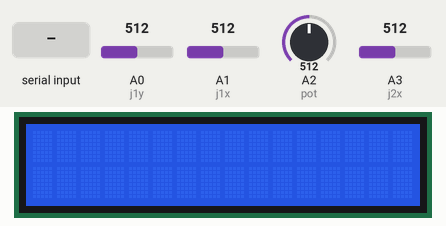
This sketch was run on a simulated Arduino Uno, built with avr-gcc and run on an emulated ATmega328P. Shown: 16×2 character LCD. Inputs (shaded band) come from the test bench; at power-on: A0 (j1y) = 512, A1 (j1x) = 512, A2 (pot) = 512, A3 (j2x) = 512. No radio packets arrive unless stated; what the sketch prints to the serial monitor is not drawn.

Above: at 1.3 s.
1.4 s: "90,45,200\n" received over the second serial link
At 2.3 s:
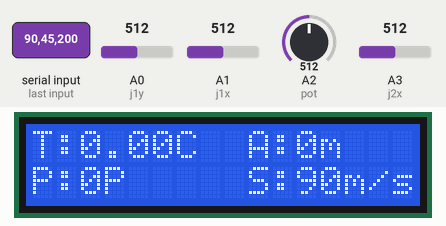
2.9 s: "30,150\n" received over the second serial link
At 3.2 s:
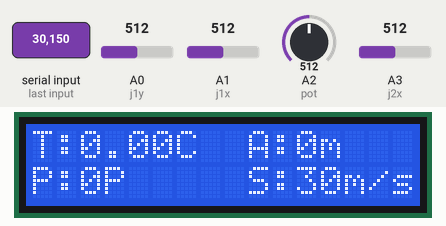
4.4 s: "90,45,200,10\n" received over the second serial link
At 5.3 s:
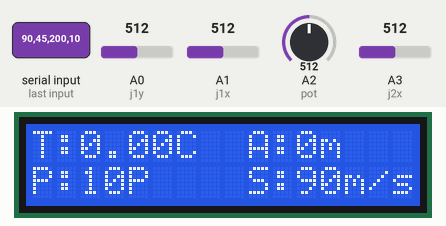
5.9 s: "90,45,200,10,150,30\n" received over the second serial link
At 7.0 s:
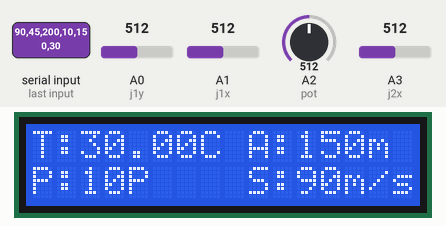
7.4 s: "30,150,10\n" received over the second serial link
At 8.1 s:
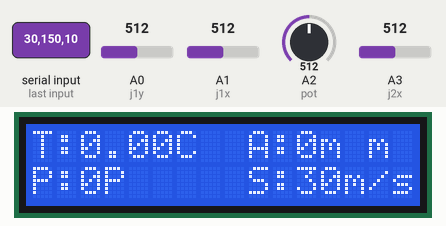
8.9 s: A0 (j1y) set to 106
11.9 s: A0 (j1y) set to 94
Timing chart, 0 to 14.9 s (numbered marks = the images above; inputs shaded):
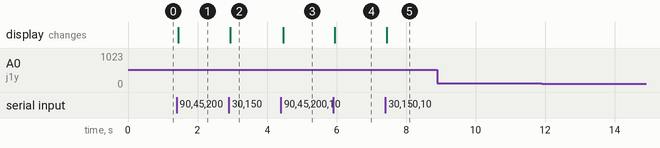

The sketch:

arduino_uno_command_receiver_hc-12-nrfl.ino
```cpp
/*
 * 3.3v and gnd use 10 nanofarad condansator and if you want change ce and cns pin
 * NRF24L01  PNA/LNA Arduino uno and Arduino nano connection pin
     ----------------
GND |GND         VCC | 3.3V
7   |CE          CNS | 8    ---------
13  |SCK         MOSI| 11      ANTEN  |
12  |MISO        IRQ |      ---------
     ----------------

* NRF24L01 Arduino uno and Arduino nano connection pin
     ----------------
GND |GND         VCC | 3.3V
7   |CE          CNS | 8    ---
13  |SCK         MOSI| 11     | ANTEN
12  |MISO        IRQ |      ---
     ----------------
*/
//---------------------> Rover verici hc-12 with nrfl24 arduino uno 26/09/2022 <-------------------------
#include <SPI.h>
#include <nRF24L01.h>
#include <RF24.h>
#include <Wire.h>
#include <LiquidCrystal_I2C.h>
#include <SoftwareSerial.h>

SoftwareSerial HC12(5, 6);//tx,rx
LiquidCrystal_I2C lcd = LiquidCrystal_I2C(0x27, 16, 2);
RF24 radio(7, 8); // CE, CSN
const byte address[6] = "00001";

int pot = A2 ;
int j1x = A1 ;
int j1y = A0 ;
int j2x = A3 ;


int joy1_x;
int joy1_y;
int joy2_x;
int pot_val;

int data[4];

//data will be receive
int receive_Speed;
float receive_Latitude;
float receive_Longitude;
int receive_Pressure;
int receive_Altitude;
float receive_Temperature;

String Receive_Data;
char Serparator = ',';


void setup() {
  lcd.init();
  lcd.backlight();
  lcd.begin (16, 2);
  Serial.begin(9600);
  HC12.begin(9600);

  radio.begin();
  radio.openWritingPipe(address);
  radio.setPALevel(RF24_PA_MIN);
  radio.stopListening();

}

void loop() {
  joy1_x = analogRead(j1x);
  joy1_y = analogRead(j1y);
  joy2_x = analogRead(j2x);

  pot_val = analogRead(pot);
  pot_val = map(pot_val,0,1023,60,255); //map 60-255 car la voiture commence a rouler a 70

  data[0] = joy1_x; //orta deger = 515
  data[1] = joy1_y; //orta deger = 513
  data[2] = joy2_x; //orta deger = 572
  data[3] = pot_val;

  Serial.print(data[0]);
  Serial.print(" | ");
  Serial.print(data[1]);
  Serial.print(" | ");
  Serial.print(data[2]);
  Serial.print(" | ");
  Serial.println(data[3]);

  radio.write(&data, sizeof(data));
  delay(1);

  /*lcd.setCursor(0, 0);
  lcd.print(joy1_x);
  lcd.print("    ");
  lcd.setCursor(5, 0);
  lcd.print(joy1_y);
  lcd.print("    ");
  lcd.setCursor(10, 0);
  lcd.print(joy2_x);
  lcd.print("    ");
  lcd.setCursor(0, 1);
  lcd.print(pot_val);
  lcd.print("  ");*/

    //----------->Received

  if(HC12.available()){
  Receive_Data = HC12.readStringUntil('\n');
  if (Receive_Data.length() > 0){
        receive_Speed  = (getValue(Receive_Data,Serparator, 0)).toInt();
        receive_Latitude = (getValue(Receive_Data,Serparator, 1)).toFloat();
        receive_Longitude = (getValue(Receive_Data,Serparator, 2)).toFloat();
        receive_Pressure = (getValue(Receive_Data,Serparator, 3)).toInt();
        receive_Altitude = (getValue(Receive_Data,Serparator, 4)).toInt();
        receive_Temperature = (getValue(Receive_Data,Serparator, 5)).toFloat();

        //print to lcd Received value
       lcd.setCursor(0, 0);
       lcd.print("T:");
       lcd.setCursor(2, 0);
       lcd.print(receive_Temperature);
       lcd.print("C");
       lcd.print(" ");

       lcd.setCursor(9, 0);
       lcd.print("A:");
       lcd.setCursor(11, 0);
       lcd.print(receive_Altitude);
       lcd.print("m");
       lcd.print(" ");

       lcd.setCursor(0, 1);
       lcd.print("P:");
       lcd.setCursor(2, 1);
       lcd.print(receive_Pressure);
       lcd.print("P");
       lcd.print(" ");

       lcd.setCursor(9, 1);
       lcd.print("S:");
       lcd.setCursor(11, 1);
       lcd.print(receive_Speed);
       lcd.print("m/s");
       lcd.print(" ");

        Serial.println("Received...");
        Serial.print("Receive : ");Serial.println(Receive_Data);
        Serial.println(" ");
  //delay(1);
      }
  }

}

//function to separate string separate by one charatere for each position's data
String getValue(String data, char separator, int index){
int found = 0;
int strIndex[] = {0, -1};
int maxIndex = data.length()-1;
for(int i=0; i<=maxIndex && found<=index; i++){
  if(data.charAt(i)==separator || i==maxIndex){
    found++;
    strIndex[0] = strIndex[1]+1;
    strIndex[1] = (i == maxIndex) ? i+1 : i;
    }
}
return found>index ? data.substring(strIndex[0], strIndex[1]) : "";
}
```

Measured:
- after the input at 1.4 s, the display: changes at once (image 1)
- after the input at 2.9 s, the display: changes at once (image 2)
- after the input at 4.4 s, the display: changes after 0.06 s (image 3)
- after the input at 5.9 s, the display: changes after 0.05 s (image 4)
- after the input at 7.4 s, the display: changes at once (image 5)
- after the input at 8.9 s, every drawn part: stays the same
- after the input at 11.9 s, every drawn part: stays the same
